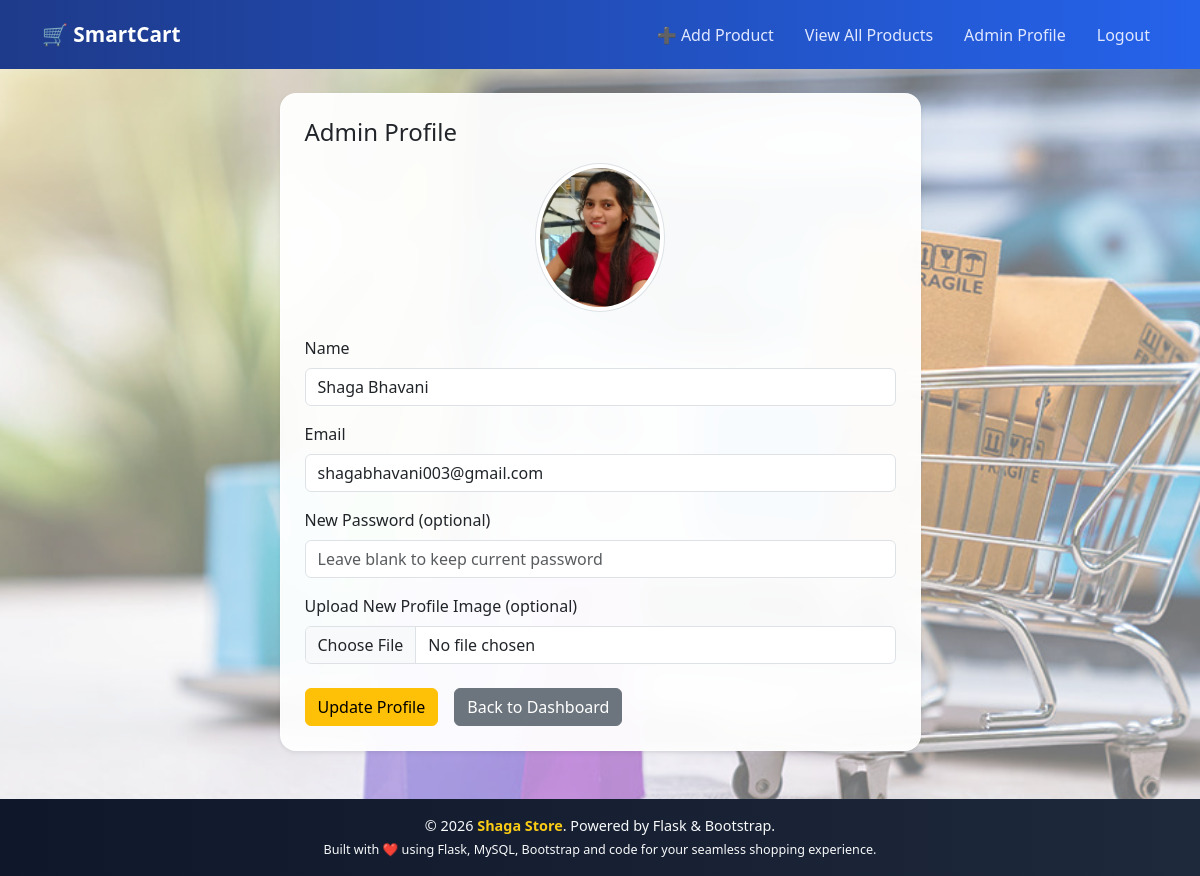
/admin/profile (signed in), run on the app's committed database.
### tables this page shows
CREATE TABLE admin (
    admin_id INTEGER PRIMARY KEY AUTOINCREMENT,
    name TEXT,
    email TEXT UNIQUE,
    password TEXT,
    profile_image TEXT,
    role TEXT NOT NULL DEFAULT 'admin',
    status TEXT NOT NULL DEFAULT 'pending',
    login_count INTEGER DEFAULT 0
, is_approved INTEGER DEFAULT 1);

### app.py (the view)
@app.route('/admin/profile', methods=['GET'])
def admin_profile():
    if 'admin_id' not in session:
        flash("Please login!", "danger")
        return redirect('/admin-login')
    admin_id = session['admin_id']
    conn = get_db_connection()
    cursor = conn.cursor()
    cursor.execute("SELECT * FROM admin WHERE admin_id = ?", (admin_id,))
    admin = cursor.fetchone()
    cursor.close()
    conn.close()
    return render_template("admin/admin_profile.html", admin=admin)

### app.py (called while the page is built)
def get_db_connection():
    conn = sqlite3.connect("smartcart.db")
    conn.row_factory = sqlite3.Row   # dictionary=True replacement
    return conn

### templates/admin/admin_profile.html (shortened to what this page needs)
{% extends 'base.html' %}
{% block content %}
<div class="row justify-content-center">
  <div class="col-md-8 col-lg-7">
    <div class="card shadow-sm">
      <div class="card-body p-4">
        <h4 class="mb-3">Admin Profile</h4>
        <div class="text-center mb-4">
          {% if admin.profile_image %}
            <img
              src="/static/uploads/admin_profiles/{{ admin.profile_image }}"
              class="rounded-circle img-thumbnail"
              width="130"
              height="130">
          {% else %}
            <p class="text-muted">No Profile Image</p>
          {% endif %}
        </div>
        <form method="POST"
              action="/admin/profile"
              enctype="multipart/form-data">
          <div class="mb-3">
            <label class="form-label">Name</label>
            <input
              type="text"
              name="name"
              class="form-control"
              value="{{ admin.name }}"
              required>
          </div>
          <div class="mb-3">
            <label class="form-label">Email</label>
            <input
              type="email"
              name="email"
              class="form-control"
              value="{{ admin.email }}"
              required>
          </div>
          <div class="mb-3">
            <label class="form-label">New Password (optional)</label>
            <input
              type="password"
              name="password"
              class="form-control"
              placeholder="Leave blank to keep current password">
          </div>
          <div class="mb-4">
            <label class="form-label">Upload New Profile Image (optional)</label>
            <input
              type="file"
              name="profile_image"
              class="form-control"
              accept="image/*">
          </div>
          <div class="d-flex flex-column flex-sm-row gap-2">
          <button type="submit" class="btn btn-warning">
            Update Profile
          </button>
          <a href="/admin-dashboard" class="btn btn-secondary ms-2">
            Back to Dashboard
          </a>
          </div>
        </form>
      </div>
    </div>
  </div>
</div>
{% endblock %}

### static/style.css (style rules this page uses)
body { margin: 0; font-family: 'Segoe UI', Tahoma, sans-serif; background: linear-gradient( 135deg, rgba(99, 102, 241, 0.45), rgba(56, 189, 248, 0.45), rgba(34, 197, 94, 0.45) ); background-image: url("./bg.jpg"); background-size: cover; background-position: center; background-repeat: no-repeat; background-attachment: fixed; min-height: 100vh; }
.card { background: rgba(255, 255, 255, 0.9); backdrop-filter: blur(14px); -webkit-backdrop-filter: blur(14px); border-radius: 16px; border: 1px solid rgba(255, 255, 255, 0.5); box-shadow: 0 20px 40px rgba(0,0,0,0.18); }
body { background-image: url("./bg.jpg"); background-size: cover; background-position: center; background-repeat: no-repeat; background-attachment: fixed; }
.card { background: rgba(255, 255, 255, 0.95); }

### data on the page
admin: profile_image (picture), name "Shaga Bhavani", email "shagabhavani003@gmail.com"
